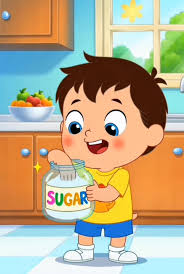
#> input picture images.jpg, 184 x 274 px
$ python Cropped.py
#> lines starting #> are read from the running program, lines starting #| are printed output that depends on the picture
import cv2

image = cv2.imread("images.jpg")
#> image is the input picture: shape (274, 184, 3); mean B, G, R 140.4, 170.7, 184.9

if image is not None:
    cropped = image[70:170,50:150]
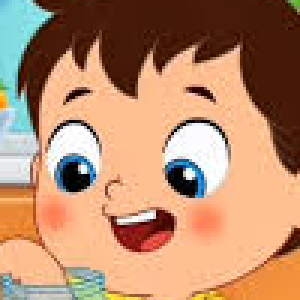
#> cropped: shape (100, 100, 3) (shown 3 times larger); mean B, G, R 109.1, 139.7, 184

    cv2.imshow("Cropped image",cropped)
    cv2.waitKey(0)
    cv2.destroyAllWindows()
else:
    print("COuld not able to load the image")
